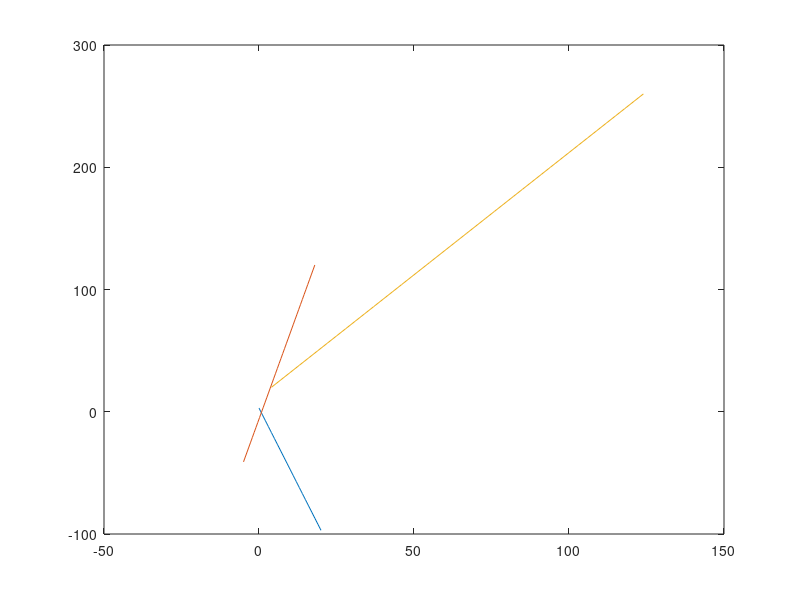

Recreate this plot in MATLAB.
%% Day 2 assignment Line Equations


% Variables
m1=-5;
m2=7;
m3=2;


b1=3;  %b is for y - intercept
b2=-6;
b3=12;

x1 = 0:1:20;
x2 = linspace(-5,18,41); %use linspace to give amount of numbers in between numbers
x3 = 4:3:125;

%making the lines
y1 = m1*x1+b1;
y2 = m2*x2+b2;
y3 = m3*x3+b3;

mean_y1 = mean(y1);
mean_y2 = mean(y2);
mean_y3 = mean(y3);

fprintf('Mean y1: %f.2 mean y2: %f.2 mean y3: %f.2', mean_y1, mean_y2, mean_y3)

max_y1 = max(y1);
max_y2 = max(y2);
max_y3 = max(y3);

min_y1 = min(y1);
min_y2 = min(y2);
min_y3 = min(y3);

plot(x1,y1,x2,y2,x3,y3)


